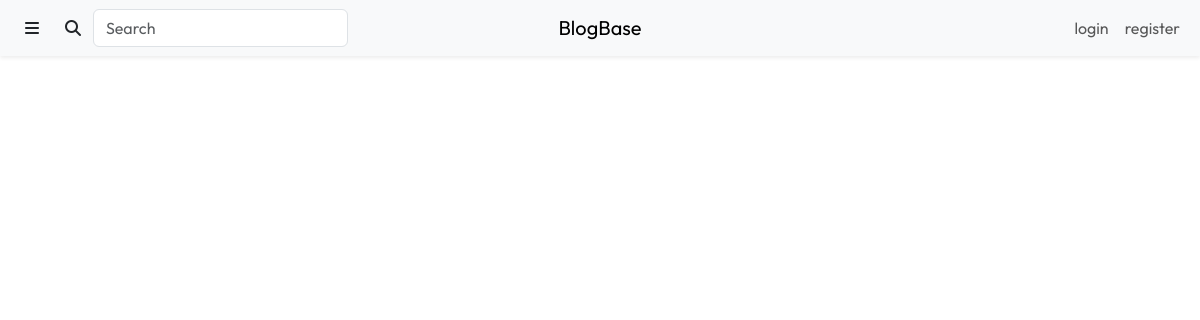
The app's page /content/hot.php, older data.
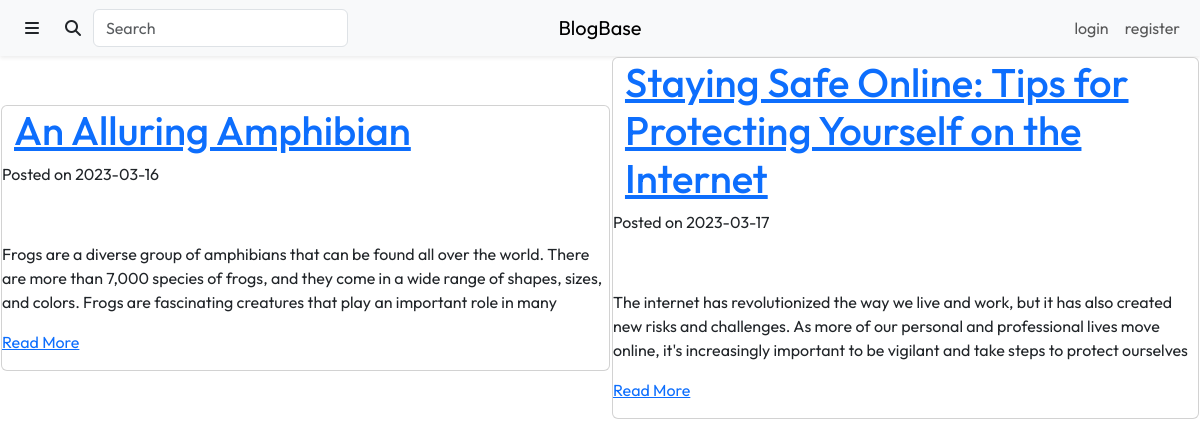
The same page, newer data.
### tables this page shows
CREATE TABLE `Articles` (
  `article_id` int(11) NOT NULL,
  `title` varchar(225) NOT NULL,
  `description` tinytext NOT NULL,
  `content` longblob NOT NULL,
  `submit_date` date NOT NULL DEFAULT current_timestamp(),
  `approved` tinyint(1) NOT NULL DEFAULT 0,
  `click_number` int(11) NOT NULL DEFAULT 0
);

### content/hot.php (the view, shortened to what this page needs)
<?php include "../include/connect.inc.php"; ?>
<!DOCTYPE html>
<html lang="en">
    <head>
        <link rel="stylesheet" href="https://cdn.jsdelivr.net/npm/bootstrap@5.3.0-alpha1/dist/css/bootstrap.min.css">
        <link rel="stylesheet" href="https://cdnjs.cloudflare.com/ajax/libs/font-awesome/6.2.1/css/all.min.css">
        <link rel="stylesheet" href="./css/styles.css">
    </head>
    <body>
        <div class="header">
            <?php include "./views/header.php" ?>
        </div>
        <?php
        try {
            $stmt = $con->query("SELECT article_id, title, description, submit_date
                                 FROM `Articles`
                                 WHERE approved = 1 AND submit_date >= '2022/08/26'
                                 ORDER BY click_number DESC");
            ?>
            <table class="main-space">
                <?php
                $stmt->fetch_assoc();
                foreach ($stmt as $row) {
                    echo "<center><td>";
                    echo '<div class="card">';
                    echo '<div class="container">';
                    echo '<h1><a href="post1.php?id=' . $row['article_id'] . '">' . $row['title'] . '</a></h1>';
                    echo '</div>';
                    echo '<p>Posted on ' . $row['submit_date'] . '</p><br>';
                    echo '<p>' . $row['description'] . '</p>';
                    echo '<p><a href="post1.php?id=' . $row['article_id'] . '">Read More</a></p>';
                    echo '</div>';
                    echo "</td></center>";
                }
        } catch (PDOException $e) {
            echo $e->getMessage();
        }
        echo "</table>";
        ?>
    </body>
</html>

Row changes from the older to the newer data that the page shows:
now on this page (row edited): articles: title "An Alluring Amphibian", submit_date "2023-03-16", description "Frogs are a diverse group of amphibians that can be found all over the world. There are more than 7,000 species of frogs, and they come in a wide range of shapes, sizes, and colors. Frogs are fascinating creatures that play an important role in many"
added articles: title "Staying Safe Online: Tips for Protecting Yourself on the Internet", submit_date "2023-03-17", description "The internet has revolutionized the way we live and work, but it has also created new risks and challenges. As more of our personal and professional lives move online, it's increasingly important to be vigilant and take steps to protect ourselves"
